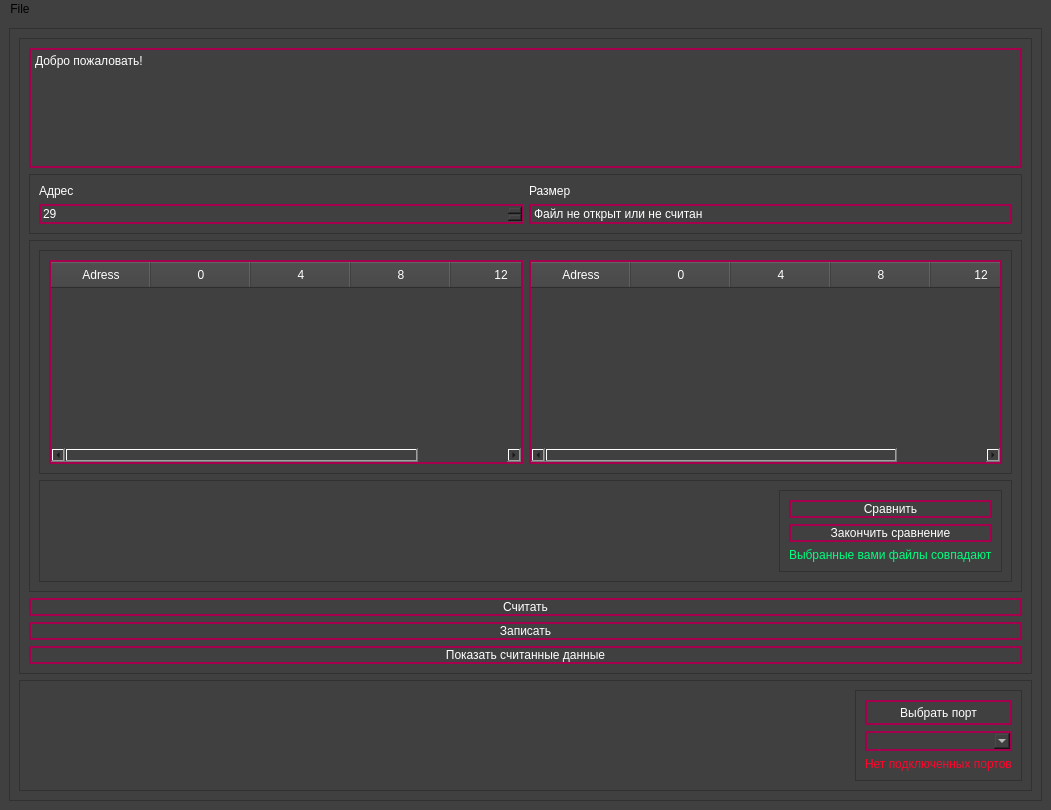
<?xml version="1.0" encoding="UTF-8"?>
<ui version="4.0">
 <class>MainWindow</class>
 <widget class="QMainWindow" name="MainWindow">
  <property name="geometry">
   <rect>
    <x>0</x>
    <y>0</y>
    <width>1051</width>
    <height>810</height>
   </rect>
  </property>
  <property name="minimumSize">
   <size>
    <width>650</width>
    <height>650</height>
   </size>
  </property>
  <property name="maximumSize">
   <size>
    <width>16777215</width>
    <height>16777215</height>
   </size>
  </property>
  <property name="windowTitle">
   <string>WindowTitle</string>
  </property>
  <property name="windowIcon">
   <iconset resource="res.qrc">
    <normaloff>:/newPrefix/res/terminator.ico</normaloff>:/newPrefix/res/terminator.ico</iconset>
  </property>
  <property name="styleSheet">
   <string notr="true">background-color: #404040;
</string>
  </property>
  <widget class="QWidget" name="centralwidget">
   <layout class="QVBoxLayout" name="verticalLayout_6">
    <item>
     <widget class="QFrame" name="frame_5">
      <property name="frameShape">
       <enum>QFrame::StyledPanel</enum>
      </property>
      <property name="frameShadow">
       <enum>QFrame::Raised</enum>
      </property>
      <layout class="QVBoxLayout" name="verticalLayout_4">
       <item>
        <widget class="QFrame" name="frame">
         <property name="maximumSize">
          <size>
           <width>16777215</width>
           <height>16777215</height>
          </size>
         </property>
         <property name="frameShape">
          <enum>QFrame::StyledPanel</enum>
         </property>
         <property name="frameShadow">
          <enum>QFrame::Raised</enum>
         </property>
         <layout class="QVBoxLayout" name="verticalLayout">
          <item>
           <widget class="QPlainTextEdit" name="plainTextEdit">
            <property name="maximumSize">
             <size>
              <width>16777215</width>
              <height>120</height>
             </size>
            </property>
            <property name="styleSheet">
             <string notr="true">QPlainTextEdit{
border: 2px solid #A4004D;
background-color: #404040;
color: white;
}</string>
            </property>
            <property name="readOnly">
             <bool>true</bool>
            </property>
            <property name="plainText">
             <string>Добро пожаловать!</string>
            </property>
           </widget>
          </item>
          <item>
           <widget class="QFrame" name="frame_8">
            <property name="frameShape">
             <enum>QFrame::StyledPanel</enum>
            </property>
            <property name="frameShadow">
             <enum>QFrame::Raised</enum>
            </property>
            <layout class="QGridLayout" name="gridLayout">
             <item row="1" column="0">
              <widget class="QSpinBox" name="baseAdress">
               <property name="styleSheet">
                <string notr="true">QSpinBox{
border: 2px solid #A4004D;
background-color: #404040;
color: white;
}</string>
               </property>
               <property name="maximum">
                <number>255</number>
               </property>
               <property name="value">
                <number>29</number>
               </property>
              </widget>
             </item>
             <item row="0" column="0">
              <widget class="QLabel" name="label">
               <property name="styleSheet">
                <string notr="true">color: rgb(255, 255, 255);</string>
               </property>
               <property name="text">
                <string>Адрес</string>
               </property>
              </widget>
             </item>
             <item row="0" column="1">
              <widget class="QLabel" name="label_2">
               <property name="styleSheet">
                <string notr="true">color: rgb(255, 255, 255);</string>
               </property>
               <property name="text">
                <string>Размер</string>
               </property>
              </widget>
             </item>
             <item row="1" column="1">
              <widget class="QLabel" name="fileSize">
               <property name="styleSheet">
                <string notr="true">QLabel{
border: 2px solid #A4004D;
background-color: #404040;
color: white;
}</string>
               </property>
               <property name="text">
                <string>Файл не открыт или не считан</string>
               </property>
              </widget>
             </item>
            </layout>
           </widget>
          </item>
          <item>
           <widget class="QFrame" name="frame_2">
            <property name="frameShape">
             <enum>QFrame::StyledPanel</enum>
            </property>
            <property name="frameShadow">
             <enum>QFrame::Raised</enum>
            </property>
            <layout class="QVBoxLayout" name="verticalLayout_2">
             <item>
              <widget class="QFrame" name="frame_3">
               <property name="minimumSize">
                <size>
                 <width>0</width>
                 <height>180</height>
                </size>
               </property>
               <property name="frameShape">
                <enum>QFrame::StyledPanel</enum>
               </property>
               <property name="frameShadow">
                <enum>QFrame::Raised</enum>
               </property>
               <layout class="QHBoxLayout" name="horizontalLayout">
                <item>
                 <widget class="QTableWidget" name="adressTable">
                  <property name="styleSheet">
                   <string notr="true">QTableWidget{
border: 2px solid #A4004D;
background-color: #404040;
color: white;
}
QHeaderView::section
{
	background-color: #404040;
    color: #fff;
    text-align: left;
	padding: 4px;
}

QTableCornerButton::section
{
	background-color: #404040;
}</string>
                  </property>
                  <property name="editTriggers">
                   <set>QAbstractItemView::NoEditTriggers</set>
                  </property>
                  <column>
                   <property name="text">
                    <string>Adress</string>
                   </property>
                  </column>
                  <column>
                   <property name="text">
                    <string>0</string>
                   </property>
                  </column>
                  <column>
                   <property name="text">
                    <string>4</string>
                   </property>
                  </column>
                  <column>
                   <property name="text">
                    <string>8</string>
                   </property>
                  </column>
                  <column>
                   <property name="text">
                    <string>12</string>
                   </property>
                  </column>
                 </widget>
                </item>
                <item>
                 <widget class="QTableWidget" name="secondAdressTable">
                  <property name="styleSheet">
                   <string notr="true">QTableWidget{
border: 2px solid #A4004D;
background-color: #404040;
color: white;
}
QHeaderView::section
{
	background-color: #404040;
    color: #fff;
    text-align: left;
	padding: 4px;
}

QTableCornerButton::section
{
	background-color: #404040;
}</string>
                  </property>
                  <property name="editTriggers">
                   <set>QAbstractItemView::NoEditTriggers</set>
                  </property>
                  <property name="alternatingRowColors">
                   <bool>false</bool>
                  </property>
                  <column>
                   <property name="text">
                    <string>Adress</string>
                   </property>
                  </column>
                  <column>
                   <property name="text">
                    <string>0</string>
                   </property>
                  </column>
                  <column>
                   <property name="text">
                    <string>4</string>
                   </property>
                  </column>
                  <column>
                   <property name="text">
                    <string>8</string>
                   </property>
                  </column>
                  <column>
                   <property name="text">
                    <string>12</string>
                   </property>
                  </column>
                 </widget>
                </item>
               </layout>
              </widget>
             </item>
             <item>
              <widget class="QFrame" name="compareToolsFrame">
               <property name="frameShape">
                <enum>QFrame::StyledPanel</enum>
               </property>
               <property name="frameShadow">
                <enum>QFrame::Raised</enum>
               </property>
               <layout class="QHBoxLayout" name="horizontalLayout_3">
                <item>
                 <spacer name="horizontalSpacer_2">
                  <property name="orientation">
                   <enum>Qt::Horizontal</enum>
                  </property>
                  <property name="sizeHint" stdset="0">
                   <size>
                    <width>258</width>
                    <height>28</height>
                   </size>
                  </property>
                 </spacer>
                </item>
                <item>
                 <widget class="QFrame" name="frame_7">
                  <property name="frameShape">
                   <enum>QFrame::StyledPanel</enum>
                  </property>
                  <property name="frameShadow">
                   <enum>QFrame::Raised</enum>
                  </property>
                  <layout class="QVBoxLayout" name="verticalLayout_5">
                   <item>
                    <widget class="QPushButton" name="startCompare">
                     <property name="styleSheet">
                      <string notr="true">QPushButton{
border:  2px solid #A4004D;
background-color: #404040;
color: white;
}

QPushButton:hover{
border: 2px solid #A4004D;
background-color: #444444;
color: white;
}

QPushButton:pressed{
border: 2px solid white;
background-color: #444444;
color: white;
}</string>
                     </property>
                     <property name="text">
                      <string>Сравнить</string>
                     </property>
                    </widget>
                   </item>
                   <item>
                    <widget class="QPushButton" name="finishCompare">
                     <property name="styleSheet">
                      <string notr="true">QPushButton{
border:  2px solid #A4004D;
background-color: #404040;
color: white;
}

QPushButton:hover{
border: 2px solid #A4004D;
background-color: #444444;
color: white;
}

QPushButton:pressed{
border: 2px solid white;
background-color: #444444;
color: white;
}</string>
                     </property>
                     <property name="text">
                      <string>Закончить сравнение</string>
                     </property>
                    </widget>
                   </item>
                   <item>
                    <widget class="QLabel" name="compareResult">
                     <property name="styleSheet">
                      <string notr="true">color: rgb(0, 255, 127);


</string>
                     </property>
                     <property name="text">
                      <string>Выбранные вами файлы совпадают</string>
                     </property>
                    </widget>
                   </item>
                  </layout>
                 </widget>
                </item>
               </layout>
              </widget>
             </item>
            </layout>
           </widget>
          </item>
          <item>
           <widget class="QPushButton" name="Read">
            <property name="styleSheet">
             <string notr="true">QPushButton{
border:  2px solid #A4004D;
background-color: #404040;
color: white;
}

QPushButton:hover{
border: 2px solid #A4004D;
background-color: #444444;
color: white;
}

QPushButton:pressed{
border: 2px solid white;
background-color: #444444;
color: white;
}</string>
            </property>
            <property name="text">
             <string>Считать</string>
            </property>
           </widget>
          </item>
          <item>
           <widget class="QPushButton" name="Write">
            <property name="styleSheet">
             <string notr="true">QPushButton{
border:  2px solid #A4004D;
background-color: #404040;
color: white;
}

QPushButton:hover{
border: 2px solid #A4004D;
background-color: #444444;
color: white;
}

QPushButton:pressed{
border: 2px solid white;
background-color: #444444;
color: white;
}</string>
            </property>
            <property name="text">
             <string>Записать</string>
            </property>
           </widget>
          </item>
          <item>
           <widget class="QPushButton" name="ShowReadData">
            <property name="styleSheet">
             <string notr="true">QPushButton{

border:  2px solid #A4004D;
background-color: #404040;
color: white;
}

QPushButton:hover{
border: 2px solid #A4004D;
background-color: #444444;
color: white;
}

QPushButton:pressed{
border: 2px solid white;
background-color: #444444;
color: white;
}</string>
            </property>
            <property name="text">
             <string>Показать считанные данные</string>
            </property>
           </widget>
          </item>
         </layout>
        </widget>
       </item>
       <item>
        <widget class="QFrame" name="frame_4">
         <property name="frameShape">
          <enum>QFrame::StyledPanel</enum>
         </property>
         <property name="frameShadow">
          <enum>QFrame::Raised</enum>
         </property>
         <layout class="QHBoxLayout" name="horizontalLayout_2">
          <item>
           <spacer name="horizontalSpacer">
            <property name="orientation">
             <enum>Qt::Horizontal</enum>
            </property>
            <property name="sizeHint" stdset="0">
             <size>
              <width>817</width>
              <height>17</height>
             </size>
            </property>
           </spacer>
          </item>
          <item>
           <widget class="QFrame" name="frame_6">
            <property name="frameShape">
             <enum>QFrame::StyledPanel</enum>
            </property>
            <property name="frameShadow">
             <enum>QFrame::Raised</enum>
            </property>
            <layout class="QVBoxLayout" name="verticalLayout_3">
             <item>
              <widget class="QPushButton" name="ChoosePort">
               <property name="minimumSize">
                <size>
                 <width>100</width>
                 <height>25</height>
                </size>
               </property>
               <property name="styleSheet">
                <string notr="true">QPushButton{
border:  2px solid #A4004D;
background-color: #404040;
color: white;
}

QPushButton:hover{
border: 2px solid #A4004D;
background-color: #444444;
color: white;
}

QPushButton:pressed{
border: 2px solid white;
background-color: #444444;
color: white;
}</string>
               </property>
               <property name="text">
                <string>Выбрать порт</string>
               </property>
              </widget>
             </item>
             <item>
              <widget class="QComboBox" name="portList">
               <property name="minimumSize">
                <size>
                 <width>130</width>
                 <height>0</height>
                </size>
               </property>
               <property name="styleSheet">
                <string notr="true">QComboBox{
border: 2px solid #A4004D;
background-color: #404040;
color: white;
}</string>
               </property>
              </widget>
             </item>
             <item>
              <widget class="QLabel" name="warningPorts">
               <property name="styleSheet">
                <string notr="true">color: rgb(255, 6, 43);</string>
               </property>
               <property name="text">
                <string>Нет подключенных портов</string>
               </property>
              </widget>
             </item>
            </layout>
           </widget>
          </item>
         </layout>
        </widget>
       </item>
      </layout>
     </widget>
    </item>
   </layout>
  </widget>
  <widget class="QMenuBar" name="menuBar">
   <property name="geometry">
    <rect>
     <x>0</x>
     <y>0</y>
     <width>1051</width>
     <height>26</height>
    </rect>
   </property>
   <property name="font">
    <font>
     <weight>50</weight>
     <italic>false</italic>
     <bold>false</bold>
     <underline>false</underline>
     <strikeout>false</strikeout>
     <kerning>true</kerning>
    </font>
   </property>
   <property name="styleSheet">
    <string notr="true"/>
   </property>
   <widget class="QMenu" name="menuFile">
    <property name="title">
     <string>File</string>
    </property>
    <addaction name="actionOpen"/>
    <addaction name="actionCompare"/>
    <addaction name="actionSave"/>
   </widget>
   <addaction name="menuFile"/>
  </widget>
  <action name="actionOpen">
   <property name="text">
    <string>Open</string>
   </property>
   <property name="font">
    <font>
     <pointsize>8</pointsize>
    </font>
   </property>
  </action>
  <action name="actionCompare">
   <property name="text">
    <string>Compare</string>
   </property>
  </action>
  <action name="actionSave">
   <property name="text">
    <string>Save</string>
   </property>
  </action>
 </widget>
 <resources>
  <include location="res.qrc"/>
 </resources>
 <connections/>
</ui>
